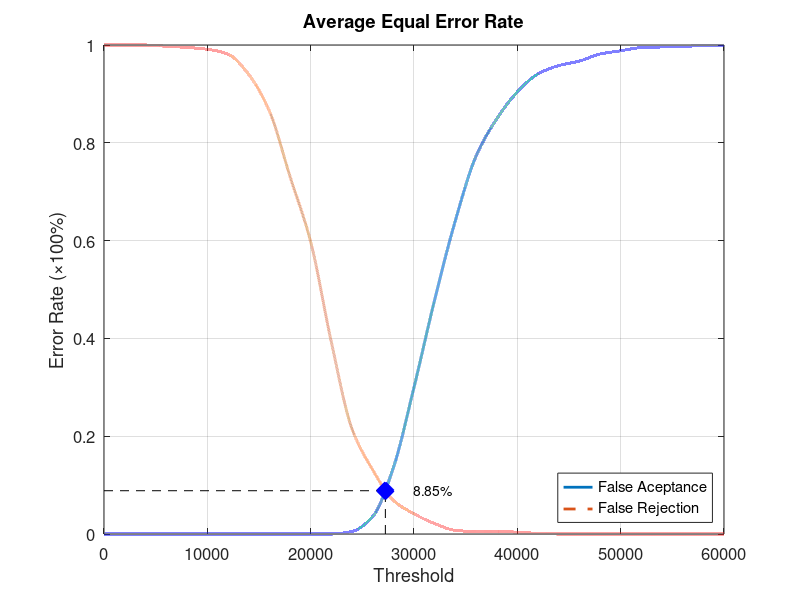
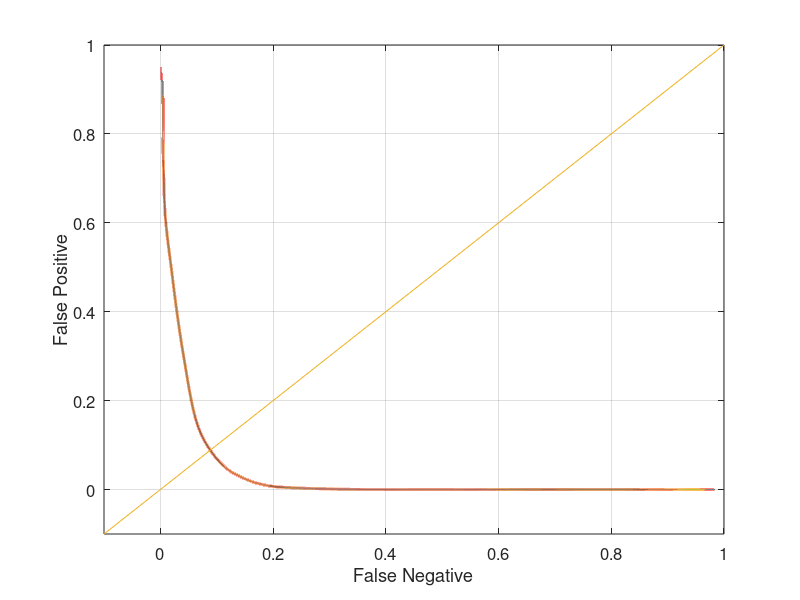

MATLAB code for these plots, in order:
function yEER = Experiment4Average
close all;
clear;
clc;
x = 0:2000:60000;
xq = 0:0.5:60000;

y0 = [0 0 0 0 0 0 0 0 0 0 0 0 0.00526316 0.0355263 0.135526 0.3 0.478947 0.640789 0.772368 0.848684 0.903947 0.940789 0.957895 0.967105 0.981579 0.988158 0.994737 0.996053 0.997368 0.998684 1];
yy0 = interp1(x, y0, xq, 'pchip');
y1 = [1 1 1 0.9975 0.995 0.99125 0.98125 0.94 0.865 0.73125 0.5975 0.3925 0.215 0.13125 0.06875 0.04125 0.02125 0.0075 0.005 0.005 0.00375 0.00125 0 0 0 0 0 0 0 0 0];
yy1 = interp1(x, y1, xq, 'pchip');

% Calculating EER: 
y2 = abs(y0 - y1);
find(y2 == min(y2))
yy2 = abs(yy0 - yy1);
xEER = find(yy2 == min(yy2));
xEERIndex = xq(xEER) % X-axis EER
yEER = yy0(xEER) % Y-axis EER

main = figure
plot(xq, yy0,'-','LineWidth', 2);	hold on
plot(xq, yy1,'--','LineWidth', 2);	hold on
plot([xEERIndex xEERIndex], [0 yEER], 'k--');	hold on
plot([0 xEERIndex], [yEER yEER], 'k--');	hold on
plot(xEERIndex, yEER, 'bx', 'LineWidth', 10);	hold on
text(xEERIndex + 10 * xEERIndex / 100, yEER, [num2str(round((10000 * yEER)) / 100) '%'])
legend('False Aceptance', 'False Rejection', 'Location', 'SouthEast')
xlabel('Threshold')
ylabel('Error Rate (\times100%)')
title('Average Equal Error Rate')
set(gca, 'FontSize', 12)
axis([0 60000 0 1])
grid on

print(main, 'Experiment4AverageMain', '-dpng');
FNRxFPR = figure('Color', [1 1 1]);
plot(yy1, yy0, '-', yy1, yy0, 'LineWidth', 2);
hold on
y = -0.1:0.1:1
plot(y, y); 
set(gca, 'FontSize', 12)
xlabel('False Negative')
ylabel('False Positive')
axis([-0.1 1 -0.1 1])
set(gca, 'FontSize', 12)
grid on

print(FNRxFPR, 'Experiment4AverageFNRxFPR','-dpng');
end
